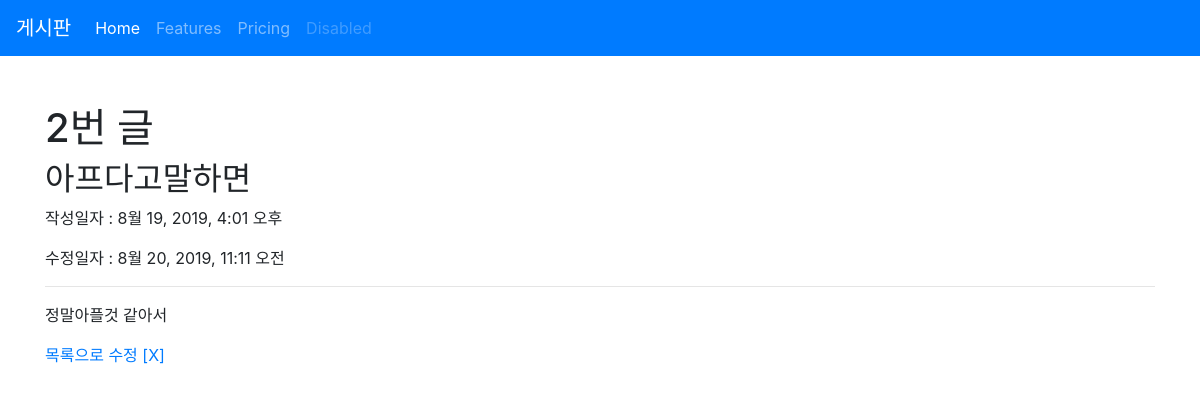
Page /articles/2/ on the committed database.
### articles/models.py (models this page shows, shortened)
class Article(models.Model):
    title = models.CharField(max_length=10)
    context = models.TextField()
    created_at = models.DateTimeField(auto_now_add=True)
    update_at = models.DateTimeField(auto_now=True)

### articles/views.py (the view)
# urls.py: path('<int:article_pk>/', views.detail),
def detail(request, article_pk):
    article = Article.objects.get(pk = article_pk)
    context = {
        'article' : article
    }
    return render(request, 'articles/detail.html',context)

### articles/templates/articles/detail.html
{% extends 'articles/base.html' %}
{% block body %}
<h1>{{ article.id }}번 글</h1>
<h2>{{ article.title }}</h2>
<p>작성일자 : {{ article.created_at }}</p>
<p>수정일자 : {{ article.update_at }}</p>
<hr>
<p>{{ article.context }}</p>
<a href="/articles/">목록으로</a>
<a href="/articles/{{ article.pk }}/edit/">수정</a>
<a href="/articles/{{ article.pk }}/delete/">[X]</a>
{% endblock %}

### rows in the picture
Article: id "2", title "아프다고말하면", created_at "8월 19, 2019, 4:01 오후", update_at "8월 20, 2019, 11:11 오전", context "정말아플것 같아서"
